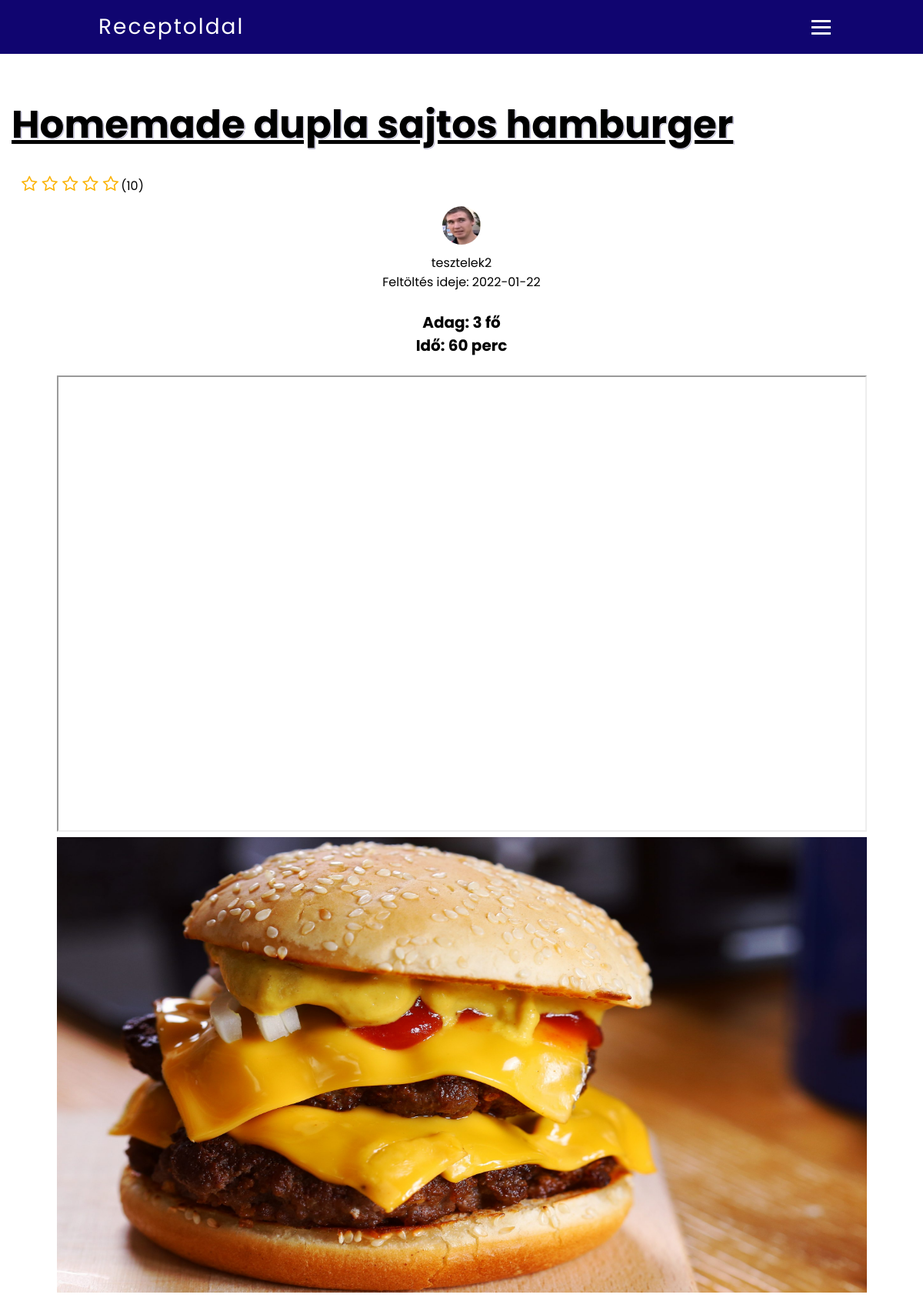
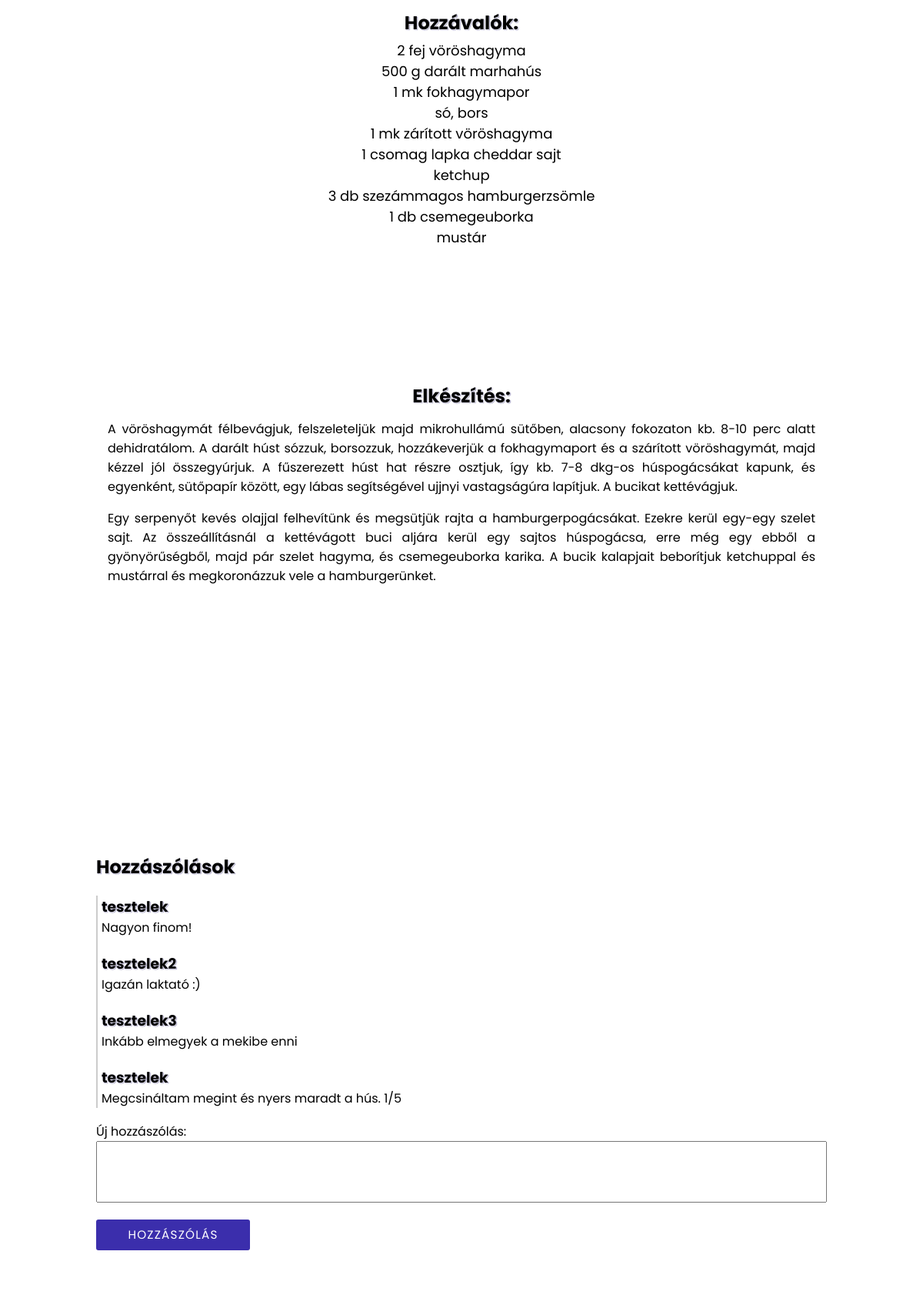
Page /recipe.php?name=homemade-dupla-sajtos-hamburger (upper part) on the committed database (2 pictures, top to bottom).
### tables this page shows
CREATE TABLE `recipes` (
  `id` int(11) NOT NULL,
  `user_id` int(11) NOT NULL,
  `name` varchar(50) NOT NULL,
  `image_name` varchar(50) NOT NULL,
  `video_url` varchar(150) NOT NULL,
  `portion` int(11) NOT NULL,
  `time` int(11) NOT NULL,
  `ingredients` text NOT NULL COMMENT 'Ingredients listed, seperated by ";\\".',
  `instructions` text NOT NULL COMMENT 'Instructions seperated by ";\\".',
  `upload_date` date NOT NULL,
  `slug` varchar(256) NOT NULL
);

CREATE TABLE `users` (
  `id` int(11) NOT NULL,
  `username` varchar(50) NOT NULL,
  `email` varchar(100) NOT NULL,
  `password` varchar(200) NOT NULL,
  `birthdate` date NOT NULL,
  `picture` varchar(50) NOT NULL,
  `email_is_private` tinyint(1) NOT NULL DEFAULT 0,
  `birthdate_is_private` tinyint(1) NOT NULL DEFAULT 0,
  `admin` int(11) NOT NULL DEFAULT 0
);

CREATE TABLE `comments` (
  `id` int(11) NOT NULL,
  `user_id` int(11) NOT NULL,
  `recipe_id` int(11) NOT NULL,
  `comment` varchar(500) NOT NULL
);

### php/connection.php (called while the page is built, shortened)
<?php
require_once("comment.php");
class Database{
    public function __construct(){
        $this->host = "localhost";
        $this->user = "root";
        $this->pwd = "";
        $this->db = "szte-webterv";
        $this->port = "3306";
        $this->mysqli = new mysqli($this->host,$this->user,$this->pwd,$this->db,$this->port);
    }
    function get_comments($recipe_id): array
    {
        $db = new Database();
        $comment_array = [];
        $sql_select_comments = "SELECT users.username,comment,comments.id,comments.user_id FROM comments INNER JOIN users ON users.id = comments.user_id where recipe_id = $recipe_id ORDER BY comments.id";
        $result_comment = $db -> mysqli -> query($sql_select_comments);
        $row_comment = $result_comment -> fetch_all();
        foreach ($row_comment as $comment){
            $comment_array[] = new comment($comment[0],$comment[1],$comment[2],$comment[3]);
        }
        return $comment_array;
    }
}

### php/comment.php (called while the page is built, shortened)
<?php
class comment{
    private $username;
    private $comment;
    public function __construct($username, $comment, $comment_ID, $username_ID)
    {
        $this->username = $username;
        $this->comment = $comment;
    }
    public function getUsername()
    {
        return $this->username;
    }
    public function getComment()
    {
        return $this->comment;
    }
}

### recipe.php (the view, shortened to what this page needs)
<?php
    require_once('php/connection.php');
    require_once('php/includes.php');
    $recipename = $_GET['name'];
    $db = new Database();
    $sqlselect = "SELECT * FROM recipes WHERE slug = '$recipename'";
    $resSelect = $db->mysqli->query($sqlselect);
    $recipe = $resSelect->fetch_row();
    $ingredients = explode(";",  $recipe[7]);
    $instructions = explode(";",  $recipe[8]);
    $userid= $recipe[1];
    $uploaderSqlSelect = "SELECT * FROM users WHERE id = '$userid'";
    $uploaderSelect = $db->mysqli->query($uploaderSqlSelect);
    $uploaderData = $uploaderSelect->fetch_row();
    $comments = $db ->get_comments($recipe[0]);
?>
<!DOCTYPE html>
<html lang="hu">
    <head>
        <link rel="stylesheet" href="./css/style.css">
    </head>
    <body>
        <main>
            <div class="grid-container">
                <?php
                    echo
                    "<h1 class='receptneve'>" . $recipe[2]. "</h1>".
                    "<div class='feltolto text-center'>"
                    ?>
                <?php
                       echo "<div class='rating'>" .
                            "<span>(10)</span>" .
                            "<input type='radio' name='star'/><span class='star'></span>" .
                            "<input type='radio' name='star'/><span class='star'></span>" .
                            "<input type='radio' name='star'/><span class='star'></span>" .
                            "<input type='radio' name='star'/><span class='star'></span>" .
                            "<input type='radio' name='star'/><span class='star'></span>" .
                        "</div>" .
                        "<a href='./profile.php?name=" . $uploaderData[1] . "'>" .
                            "<img class='img-rounded' height='50' width='50' src='./profilePics/" . $uploaderData[5] . "' alt='" . $uploaderData[1] . " profil képe'>" .
                            "<p>" . $uploaderData[1] ."</p>" .
                        "</a>" .
                        "<p>Feltöltés ideje: " . $recipe[9] ."</p>" .
                    "</div>" .
                    "<div class='adatok text-center'>" .
                        "<p>Adag: " . $recipe[5] . " fő</p>" .
                        "<p>Idő: " . $recipe[6] . " perc</p>" .
                    "</div>" .
                    "<div class='hozzavalok'>" .
                        "<h2 class='text-center'>Hozzávalók:</h2>" .
                        "<ul>";
                            foreach ($ingredients as $ingredient) {
                                echo "<li>" . $ingredient . "</li>";
                            }
                        echo
                        "</ul>" .
                    "</div>" .
                    "<div class='elkeszites'>" .
                        "<h2 class='text-center'>Elkészítés:</h2>";
                        foreach ($instructions as $instruction) {
                            echo "<p>" . $instruction .  "</p>";
                        }
                        echo
                    "</div>".
                    "<div class='media text-center'>";
                        ?>
                <?php
                        if(!empty($recipe[4])){
                            echo "<iframe src='" . $recipe[4] . "'></iframe>";
                        }
                ?>
                <?php
                       echo "<img src='./img/" . $recipe[3]  . "' alt='" . $recipe[2] . "'>" .
                    "</div>";
                ?>
            </div>
            <div class="comment-container">
                <h2>Hozzászólások</h2>
                <?php
                echo " <div class='comment'>"
                ?>
                <?php
                foreach ($comments as $comms){
                    $username = $comms -> getUsername();
                    $comment = $comms -> getComment();
                    $comment_id =$comms -> getCommentID();
                    echo "<h3 class='comment-user'><a href='profile.php?name=$username'>$username</a></h3>
                            <p class='comment-msg'>$comment</p>
                            <form action='php/deleteComment.php' method='post'>
                            <input type='text' name='comment_id' value='$comment_id' hidden>"
                    ?>
                    <?php
                    echo"</form>";
                }
                ?>
            </div>
            <form class="recipe-new-comment" action="php/addCommentValidator.php" method="POST">
                <label for="recipe-comment">Új hozzászólás:</label>
                <textarea class="recipe-comment-text" id="recipe-comment" name="recipe-comment"></textarea>
                <input class="recipe-add-comment cursor-pointer" type="submit" name="comment" value="Hozzászólás">
            </form>
        </main>
    </body>
</html>

### css/style.css (style rules this page uses)
:root { --bg: #100570; --text-shadow: 1px 1px 1px #eee, 1px 1px 1px var(--bg); --bg-secondary: #291ba5; --bg-footer: #060324; --button-bg: #3b2eac; --text: #c5c5c5; }
* { margin: 0; padding: 0; box-sizing: border-box; font-family: 'Poppins', sans-serif; }
h1, h2, h3, h4, h5, h6 { text-shadow: var(--text-shadow); }
.cursor-pointer { cursor: pointer; }
li { list-style: none; }
a { color: #000; text-decoration: none; }
.text-center { text-align: center; }
.img-rounded { border-radius: 50%; }
main { min-height: 80vh; margin: 40px 10%; }
.default-form .form-btn-container > input[type="reset"], .default-form .form-btn-container > input[type="submit"], .profile-form input[type="submit"], .recipe-add-comment { border: none; border-radius: 3px; cursor: pointer; color: #fff; font-size: 95%; letter-spacing: 1.2px; text-transform: uppercase; margin: 15px 0; padding: 8px; }
.default-form .form-btn-container input[type="submit"], .profile-form input[type="submit"], .recipe-add-comment { width: 60%; background-color: var(--button-bg); }
.card-container .recipe-uploader img, .feltolto img { margin: 4px; }
.comment-user { margin-top: 20px; }
.comment-container { margin: 150px 0; }
.comment-container h2 { margin: 10px 0; }
.comment-container .comment { width: 70%; border-left: 2px solid #ccc; padding-left: 5px; margin-bottom: 18px; }
.recipe-comment-text { padding: 10px; }
.recipe-new-comment label, .recipe-new-comment input { display: block; }
.recipe-new-comment #recipe-comment { resize: none; width: 70%; height: 80px; }
.recipe-add-comment { width: 200px; height: 40px; }
.receptneve { grid-area: header; text-decoration: underline; font-size: 50px; font-weight: bold; }
.feltolto { grid-area: feltolto; }
.rating { padding: 10px; background: #fff; position: relative; direction: rtl; margin: 0 auto; }
.rating .star { display: inline-block; font-family: FontAwesome; font-size: 22px; margin: 3px; color: #FBB202; cursor: pointer; }
.rating .star:after { content: '\f006'; }
.adatok { grid-area: adatok; font-size: 20px; font-weight: bold; }
.hozzavalok { grid-area: menu; }
.hozzavalok h2, .elkeszites h2 { margin-bottom: 5px; }
.hozzavalok h2 { text-align: left; }
.hozzavalok ul { font-size: 18px; }
.elkeszites { grid-area: main; }
.elkeszites p { padding: 8px; text-align: justify; }
.media { grid-area: right; }
.grid-container { display: grid; grid-template-columns: 1fr 1fr 1fr 1fr 1fr; grid-template-areas: 'header header header adatok feltolto ' 'menu main main right right' 'menu main main right right'; grid-gap: 0.3rem; background-color: #fff; padding: 15px; border: 2px solid #ccc; position: relative; }
.grid-container > div { background-color: rgba(255, 255, 255, 0.8); padding: 10px 0; }
.media > iframe, .media > img { aspect-ratio: 16 / 9; width: 80%; }
@media only screen and (max-width: 1250px) { body { overflow-x: hidden; } }
@media only screen and (max-width: 1250px) { main { margin: 40px 0; } }
@media only screen and (max-width: 1250px) { .recipe-new-comment #recipe-comment, .errors-comment { width: 100%; } }
@media only screen and (max-width: 1250px) { .grid-container { border: none; } }
@media only screen and (max-width: 1600px) { .grid-container { grid-template-columns: 1fr; grid-template-areas: "header" "feltolto" "adatok" "right" "menu" "main"; } }
@media only screen and (max-width: 1600px) { .rating { text-align: left; } }
@media only screen and (max-width: 1600px) { .hozzavalok ul { text-align: center; } }
@media only screen and (max-width: 1600px) { .hozzavalok h2 { text-align: center; } }
@media only screen and (max-width: 1600px) { .comment-container, .elkeszites { width: 80%; margin: 150px auto; padding: 5px; } }
@media only screen and (max-width: 1600px) { .media > iframe, .media > img { width: 90%; } }

### rows in the picture
recipes: name "Homemade dupla sajtos hamburger", upload_date "2022-01-22", portion "3", time "60", ingredients "2 fej vöröshagyma", ingredients "500 g darált marhahús", ingredients "1 mk fokhagymapor", ingredients "só, bors", ingredients "1 mk zárított vöröshagyma", ingredients "1 csomag lapka cheddar sajt", ingredients "ketchup", ingredients "3 db szezámmagos hamburgerzsömle", ingredients "1 db csemegeuborka", ingredients "mustár", instructions "A vöröshagymát félbevágjuk, felszeleteljük majd mikrohullámú sütőben, alacsony fokozaton kb. 8-10 perc alatt dehidratálom. A darált húst sózzuk, borsozzuk, hozzákeverjük a fokhagymaport és a szárított vöröshagymát, majd kézzel jól összegyúrjuk. A fűszerezett húst hat részre osztjuk, így kb. 7-8 dkg-os húspogácsákat kapunk, és egyenként, sütőpapír között, egy lábas segítségével ujjnyi vastagságúra lapítjuk. A bucikat kettévágjuk.", instructions "Egy serpenyőt kevés olajjal felhevítünk és megsütjük rajta a hamburgerpogácsákat. Ezekre kerül egy-egy szelet sajt. Az összeállításnál a kettévágott buci aljára kerül egy sajtos húspogácsa, erre még egy ebből a gyönyörűségből, majd pár szelet hagyma, és csemegeuborka karika. A bucik kalapjait beborítjuk ketchuppal és mustárral és megkoronázzuk vele a hamburgerünket.", image_name (picture)
users: picture (picture), username "tesztelek2"
comments: user.username "tesztelek", comment "Nagyon finom!"
comments: user.username "tesztelek2", comment "Igazán laktató :)"
comments: user.username "tesztelek3", comment "Inkább elmegyek a mekibe enni"
comments: user.username "tesztelek", comment "Megcsináltam megint és nyers maradt a hús. 1/5"
